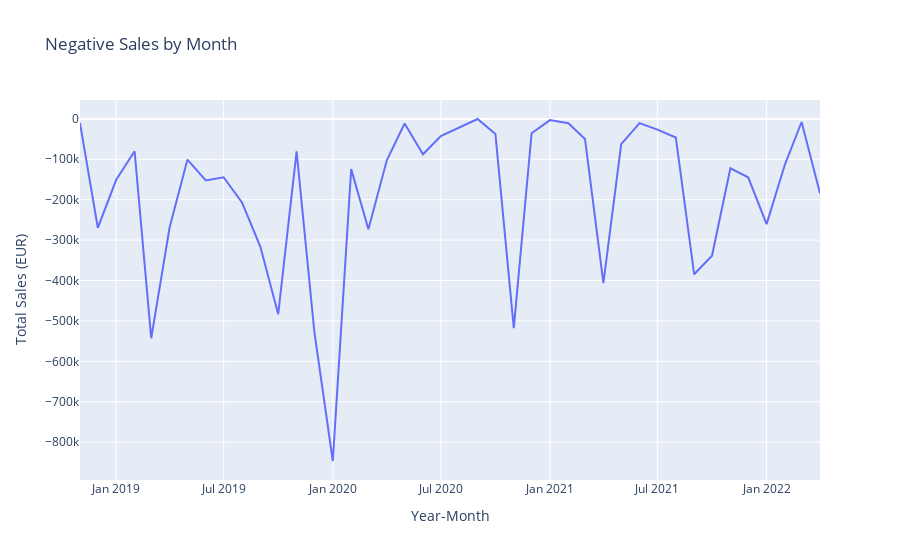

The cell this chart's notebook holds for it:
### Markdown cell above
**Negative values for Sales** 
There seems to be no evident pattern for the negative sales values. These might be:
- **Dataset errors**: errors that occured during the recording of sales records.
- **Production errors**: errors that occured in the production of a certain product or product group.
- **Returns**: customer returns are associated with a refund, creating a negative cash flow for the company to offset the positive cash flow generated at the time of purchase.

### Code cell
negative_sales['Year_Month'] = negative_sales['DATE'].dt.to_period('M')
grouped_negative_sales_month = negative_sales.groupby('Year_Month')['Sales_EUR'].sum().reset_index()

grouped_negative_sales_month['Year_Month'] = grouped_negative_sales_month['Year_Month'].astype(str)

plot_sales(grouped_negative_sales_month, 'Year_Month', 'Sales_EUR', 'Negative Sales by Month', 'Year-Month', 'Total Sales (EUR)')

### Figure 1 — Plotly figure (JSON) as saved in the notebook; plotly's stock layout.template omitted (floating-point values rounded to 4 significant figures)
{"data": [{"hovertemplate": "Year-Month=%{x}<br>Total Sales (EUR)=%{y}<extra></extra>", "legendgroup": "", "line": {"color": "#636efa", "dash": "solid"}, "marker": {"symbol": "circle"}, "mode": "lines", "name": "", "orientation": "v", "showlegend": false, "type": "scatter", "x": ["2018-11", "2018-12", "2019-01", "2019-02", "2019-03", "2019-04", "2019-05", "2019-06", "2019-07", "2019-08", "2019-09", "2019-10", "2019-11", "2019-12", "2020-01", "2020-02", "2020-03", "2020-04", "2020-05", "2020-06", "2020-07", "2020-08", "2020-09", "2020-10", "2020-11", "2020-12", "2021-01", "2021-02", "2021-03", "2021-04", "2021-05", "2021-06", "2021-07", "2021-08", "2021-09", "2021-10", "2021-11", "2021-12", "2022-01", "2022-02", "2022-03", "2022-04"], "xaxis": "x", "y": [-10330.0, -269500.0, -150800.0, -80070.0, -542900.0, -268900.0, -101000.0, -152600.0, -144500.0, -206800.0, -316500.0, -483300.0, -80640.0, -528100.0, -846700.0, -124400.0, -273300.0, -102500.0, -11390.0, -87620.0, -42620.0, -21110.0, -280.9, -37480.0, -517700.0, -35590.0, -2942.0, -10790.0, -49610.0, -406800.0, -62610.0, -10410.0, -26530.0, -45970.0, -384600.0, -338600.0, -122300.0, -144600.0, -260500.0, -112300.0, -7714.0, -184300.0], "yaxis": "y"}], "layout": {"legend": {"tracegroupgap": 0}, "title": {"text": "Negative Sales by Month"}, "xaxis": {"anchor": "y", "domain": [0, 1], "title": {"text": "Year-Month"}}, "yaxis": {"anchor": "x", "domain": [0, 1], "title": {"text": "Total Sales (EUR)"}}}}
